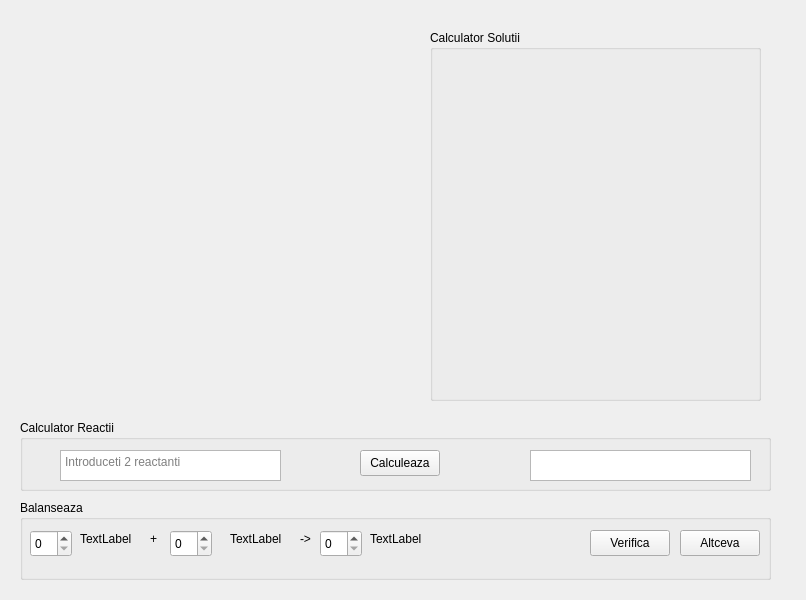
<?xml version="1.0" encoding="UTF-8"?>
<ui version="4.0">
 <class>reactiichimice</class>
 <widget class="QMainWindow" name="reactiichimice">
  <property name="geometry">
   <rect>
    <x>0</x>
    <y>0</y>
    <width>806</width>
    <height>600</height>
   </rect>
  </property>
  <property name="windowTitle">
   <string>Reactii Chimice</string>
  </property>
  <widget class="QWidget" name="centralwidget">
   <widget class="QGroupBox" name="groupBox">
    <property name="geometry">
     <rect>
      <x>430</x>
      <y>30</y>
      <width>331</width>
      <height>371</height>
     </rect>
    </property>
    <property name="title">
     <string>Calculator Solutii</string>
    </property>
   </widget>
   <widget class="QGroupBox" name="groupBox_2">
    <property name="geometry">
     <rect>
      <x>20</x>
      <y>420</y>
      <width>751</width>
      <height>71</height>
     </rect>
    </property>
    <property name="title">
     <string>Calculator Reactii</string>
    </property>
    <widget class="QPlainTextEdit" name="balanceoutput">
     <property name="geometry">
      <rect>
       <x>510</x>
       <y>30</y>
       <width>221</width>
       <height>31</height>
      </rect>
     </property>
    </widget>
    <widget class="QPlainTextEdit" name="balanceinput">
     <property name="geometry">
      <rect>
       <x>40</x>
       <y>30</y>
       <width>221</width>
       <height>31</height>
      </rect>
     </property>
     <property name="placeholderText">
      <string>Introduceti 2 reactanti</string>
     </property>
    </widget>
    <widget class="QPushButton" name="balancebtn">
     <property name="geometry">
      <rect>
       <x>340</x>
       <y>30</y>
       <width>80</width>
       <height>26</height>
      </rect>
     </property>
     <property name="text">
      <string>Calculeaza</string>
     </property>
    </widget>
   </widget>
   <widget class="QGroupBox" name="groupBox_3">
    <property name="geometry">
     <rect>
      <x>20</x>
      <y>500</y>
      <width>751</width>
      <height>80</height>
     </rect>
    </property>
    <property name="title">
     <string>Balanseaza</string>
    </property>
    <widget class="QLabel" name="elem1">
     <property name="geometry">
      <rect>
       <x>60</x>
       <y>30</y>
       <width>58</width>
       <height>18</height>
      </rect>
     </property>
     <property name="text">
      <string>TextLabel</string>
     </property>
    </widget>
    <widget class="QSpinBox" name="cof1">
     <property name="geometry">
      <rect>
       <x>10</x>
       <y>30</y>
       <width>42</width>
       <height>27</height>
      </rect>
     </property>
    </widget>
    <widget class="QLabel" name="pluslabel">
     <property name="geometry">
      <rect>
       <x>130</x>
       <y>30</y>
       <width>16</width>
       <height>18</height>
      </rect>
     </property>
     <property name="text">
      <string>+</string>
     </property>
    </widget>
    <widget class="QLabel" name="elem2">
     <property name="geometry">
      <rect>
       <x>210</x>
       <y>30</y>
       <width>58</width>
       <height>18</height>
      </rect>
     </property>
     <property name="text">
      <string>TextLabel</string>
     </property>
    </widget>
    <widget class="QSpinBox" name="cof2">
     <property name="geometry">
      <rect>
       <x>150</x>
       <y>30</y>
       <width>42</width>
       <height>27</height>
      </rect>
     </property>
    </widget>
    <widget class="QLabel" name="arrowlabel">
     <property name="geometry">
      <rect>
       <x>280</x>
       <y>30</y>
       <width>16</width>
       <height>18</height>
      </rect>
     </property>
     <property name="text">
      <string>-&gt;</string>
     </property>
    </widget>
    <widget class="QLabel" name="elem3">
     <property name="geometry">
      <rect>
       <x>350</x>
       <y>30</y>
       <width>58</width>
       <height>18</height>
      </rect>
     </property>
     <property name="text">
      <string>TextLabel</string>
     </property>
    </widget>
    <widget class="QSpinBox" name="cof3">
     <property name="geometry">
      <rect>
       <x>300</x>
       <y>30</y>
       <width>42</width>
       <height>27</height>
      </rect>
     </property>
    </widget>
    <widget class="QPushButton" name="balt">
     <property name="geometry">
      <rect>
       <x>660</x>
       <y>30</y>
       <width>80</width>
       <height>26</height>
      </rect>
     </property>
     <property name="text">
      <string>Altceva</string>
     </property>
    </widget>
    <widget class="QPushButton" name="bverifica">
     <property name="geometry">
      <rect>
       <x>570</x>
       <y>30</y>
       <width>80</width>
       <height>26</height>
      </rect>
     </property>
     <property name="text">
      <string>Verifica</string>
     </property>
    </widget>
   </widget>
  </widget>
 </widget>
 <resources/>
 <connections/>
</ui>
